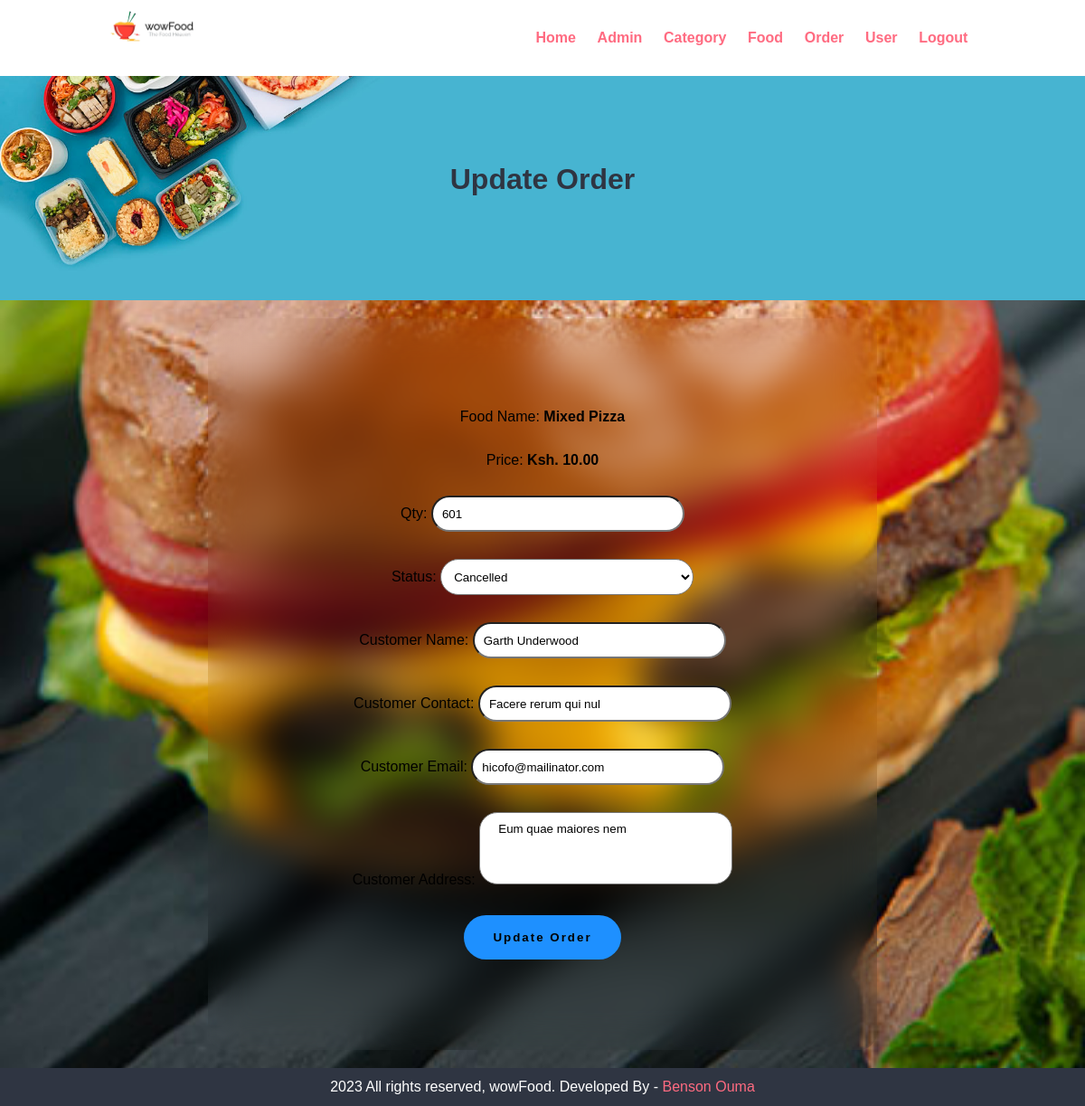
/admin/update-order.php?id=3 (signed in), run on the app's committed database.
### tables this page shows
CREATE TABLE IF NOT EXISTS `tbl_order` (
  `id` int UNSIGNED NOT NULL AUTO_INCREMENT,
  `food` varchar(150) NOT NULL,
  `price` decimal(10,2) NOT NULL,
  `qty` int NOT NULL,
  `total` decimal(10,2) NOT NULL,
  `order_date` datetime NOT NULL,
  `status` varchar(50) NOT NULL,
  `customer_name` varchar(150) NOT NULL,
  `customer_contact` varchar(20) NOT NULL,
  `customer_email` varchar(150) NOT NULL,
  `customer_address` varchar(255) NOT NULL,
  PRIMARY KEY (`id`)
);

### admin/update-order.php (the view, shortened to what this page needs)
<?php include('partials/menu.php'); ?>
<div class="main-content2">
    <section class="food-search text-center">
        <div class="container">
            <h2 class="text-center">Update Order</h2>
        </div>
    </section>
    <div class="forms">
        <?php
            if(isset($_GET['id']))
            {
                $id=$_GET['id'];
                $sql = "SELECT * FROM tbl_order WHERE id=$id";
                $res = mysqli_query($conn, $sql);
                $count = mysqli_num_rows($res);
                if($count==1)
                {
                    $row=mysqli_fetch_assoc($res);
                    $food = $row['food'];
                    $price = $row['price'];
                    $qty = $row['qty'];
                    $status = $row['status'];
                    $customer_name = $row['customer_name'];
                    $customer_contact = $row['customer_contact'];
                    $customer_email = $row['customer_email'];
                    $customer_address= $row['customer_address'];
                }
                else
                {
                    header('location:'.ADMINURL.'manage-order.php');
                    ob_end_flush();
                }
            }
            else
            {
                header('location:'.ADMINURL.'manage-order.php');
                ob_end_flush();
            }
        ?>
        <form action="" method="POST" class="myform" enctype="multipart/form-data">
                <div>
                    <div>Food Name:
                    <b> <?php echo $food; ?> </b></div>
                </div>
                <div>
                    <div>Price:
                        <b> Ksh. <?php echo $price; ?></b>
                    </div>
                </div>
                <div>
                    <div>Qty:
                        <input required class="input" type="number" name="qty" value="<?php echo $qty; ?>">
                    </div>
                </div>
                <div>
                    <div>Status:
                        <select required class="input" name="status">
                            <option <?php if($status=="Cancelled"){echo "selected";} ?> value="Cancelled">Cancelled</option>
                        </select>
                    </div>
                </div>
                <div>
                    <div>Customer Name:
                        <input required class="input" type="text" name="customer_name" value="<?php echo $customer_name; ?>">
                    </div>
                </div>
                <div>
                    <div>Customer Contact:
                        <input required class="input" type="text" name="customer_contact" value="<?php echo $customer_contact; ?>">
                    </div>
                </div>
                <div>
                    <div>Customer Email:
                        <input required class="input" type="text" name="customer_email" value="<?php echo $customer_email; ?>">
                    </div>
                </div>
                <div>
                    <div>Customer Address:
                        <textarea required class="input3" name="customer_address" cols="30" rows="5"><?php echo $customer_address; ?></textarea>
                    </div>
                </div>
                <div>
                    <div>
                        <input type="submit" name="submit" value="Update Order" class="btnn btn-secondary">
                    </div>
                </div>
        </form>
    </div>
</div>
<?php include('partials/footer.php'); ?>

### css/admin.css (style rules this page uses)
* { margin: 0 0; padding: 0 0; font-family: Arial, Helvetica, sans-serif; }
.container { width: 80%; margin: 0 auto; padding: 1%; }
.text-center { text-align: center; }
h2 { color: #2f3542; font-size: 2rem; margin-bottom: 2%; }
.food-search { background-image: url(../images/bg.jpg); background-size: cover; background-repeat: no-repeat; background-position: center; padding: 7% 0; }
.btn-secondary { background-color: #7bed9f; padding: 1%; color: black; text-decoration: none; font-weight: bold; }
.main-content2 { background-color: #f1f2f6; }
.forms { background: url('../images/burger.jpg'); background-size: cover; background-repeat: no-repeat; background-position: center; background-attachment: fixed; padding: 20px; display: flex; justify-content: center; align-items: center; text-align: center; }
.myform { width: 700px; padding: 100px 20px; display: flex; flex-direction: column; text-align: center; gap: 30px; color: black; background-color: transparent; border-radius: 20px; backdrop-filter: blur(20px); }
.input { padding: 3px 10px; height: 40px; width: 280px; border-radius: 80px; background-color: white; outline: none; color: black; }
.input3 { padding: 10px 20px; height: 80px; width: 280px; border-radius: 20px; background-color: white; outline: none; color: black; resize: none; }
.btnn { position: relative; display: inline-block; border-radius: 80px; padding: 15px 30px; width: fit-content; border: 2px solid transparent; letter-spacing: 2px; transition: 0.3s ease-in-out; background-color: #1e90ff; }

### data on the page
tbl_order: food "Mixed Pizza", price "10.00", qty "601", status "Cancelled", customer_name "Garth Underwood", customer_contact "Facere rerum qui nul", customer_email "hicofo@mailinator.com", customer_address "Eum quae maiores nem"
